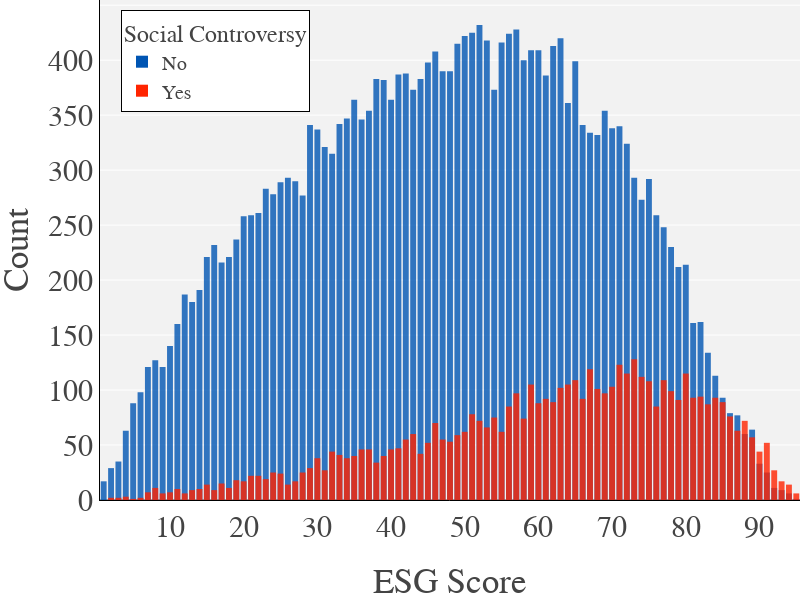

Notebook code for this chart:
### Code cell
# Plot Social Controversy by ESG Score
fig_social = px.bar(df_social_esg,y='ESG Controversies Score', x='ESG Score',
                           color='Social_controversy_binary', 
                           barmode = 'overlay', 
                           opacity=0.8, 
                           width=800, 
                           height=600)
#title='Social Controversy Count by ESG Scores', 

fig_social.update_yaxes(title = 'Count', dtick = 50)
fig_social.update_xaxes(title = 'ESG Score', dtick = 10)

fig_social.update_layout(legend_title="Social Controversy")

name_list = ['No', 'Yes']
for i,trace in enumerate (fig_social.data):
  trace.update(name=name_list[i])

fig_social.show()
fig_social.write_image("images/descriptives/social_by_esg_unlagged.png")

pio.write_image(fig_social, 'images/descriptives/social_by_esg_unlagged.png', scale=5, width=800, height=600)

### Figure 1 — Plotly figure (JSON) as saved in the notebook; plotly's stock layout.template omitted (floating-point values rounded to 4 significant figures)
{"data": [{"alignmentgroup": "True", "hovertemplate": "Social_controversy_binary=0<br>ESG Score=%{x}<br>ESG Controversies Score=%{y}<extra></extra>", "legendgroup": "0", "marker": {"color": "#0055B3", "opacity": 0.8, "pattern": {"shape": ""}}, "name": "No", "offsetgroup": "0", "orientation": "v", "showlegend": true, "textposition": "auto", "type": "bar", "x": [1, 2, 3, 4, 5, 6, 7, 8, 9, 10, 11, 12, 13, 14, 15, 16, 17, 18, 19, 20, 21, 22, 23, 24, 25, 26, 27, 28, 29, 30, 31, 32, 33, 34, 35, 36, 37, 38, 39, 40, 41, 42, 43, 44, 45, 46, 47, 48, 49, 50, 51, 52, 53, 54, 55, 56, 57, 58, 59, 60, 61, 62, 63, 64, 65, 66, 67, 68, 69, 70, 71, 72, 73, 74, 75, 76, 77, 78, 79, 80, 81, 82, 83, 84, 85, 86, 87, 88, 89, 90, 91, 92, 93, 94, 95], "xaxis": "x", "y": [17, 29, 35, 63, 88, 98, 121, 127, 121, 140, 160, 187, 180, 191, 221, 232, 216, 221, 237, 258, 259, 261, 283, 278, 289, 293, 290, 277, 341, 337, 321, 315, 342, 347, 364, 346, 354, 383, 382, 364, 387, 388, 373, 383, 398, 408, 390, 390, 415, 422, 425, 432, 418, 373, 416, 424, 428, 400, 409, 409, 386, 413, 420, 361, 399, 341, 334, 332, 354, 338, 340, 324, 293, 273, 292, 259, 248, 230, 212, 214, 161, 162, 134, 113, 93, 79, 77, 60, 64, 33, 25, 11, 9, 6, 1], "yaxis": "y"}, {"alignmentgroup": "True", "hovertemplate": "Social_controversy_binary=1<br>ESG Score=%{x}<br>ESG Controversies Score=%{y}<extra></extra>", "legendgroup": "1", "marker": {"color": "#FF2400", "opacity": 0.8, "pattern": {"shape": ""}}, "name": "Yes", "offsetgroup": "1", "orientation": "v", "showlegend": true, "textposition": "auto", "type": "bar", "x": [2, 3, 4, 5, 6, 7, 8, 9, 10, 11, 12, 13, 14, 15, 16, 17, 18, 19, 20, 21, 22, 23, 24, 25, 26, 27, 28, 29, 30, 31, 32, 33, 34, 35, 36, 37, 38, 39, 40, 41, 42, 43, 44, 45, 46, 47, 48, 49, 50, 51, 52, 53, 54, 55, 56, 57, 58, 59, 60, 61, 62, 63, 64, 65, 66, 67, 68, 69, 70, 71, 72, 73, 74, 75, 76, 77, 78, 79, 80, 81, 82, 83, 84, 85, 86, 87, 88, 89, 90, 91, 92, 93, 94, 95], "xaxis": "x", "y": [2, 2, 3, 1, 2, 7, 11, 6, 7, 10, 6, 9, 10, 14, 9, 15, 11, 18, 17, 22, 22, 19, 25, 24, 14, 17, 25, 29, 38, 27, 44, 41, 38, 40, 46, 46, 34, 40, 46, 47, 55, 60, 42, 52, 70, 55, 53, 59, 62, 78, 72, 66, 75, 62, 85, 97, 74, 105, 88, 92, 89, 102, 105, 109, 92, 119, 101, 97, 103, 123, 115, 128, 112, 108, 85, 109, 99, 91, 115, 93, 94, 87, 93, 89, 76, 63, 72, 57, 44, 52, 27, 17, 14, 6], "yaxis": "y"}], "layout": {"barmode": "overlay", "height": 600, "legend": {"title": {"text": "Social Controversy"}, "tracegroupgap": 0}, "width": 800, "xaxis": {"anchor": "y", "domain": [0, 1], "dtick": 10, "title": {"text": "ESG Score"}}, "yaxis": {"anchor": "x", "domain": [0, 1], "dtick": 50, "title": {"text": "Count"}}}}
